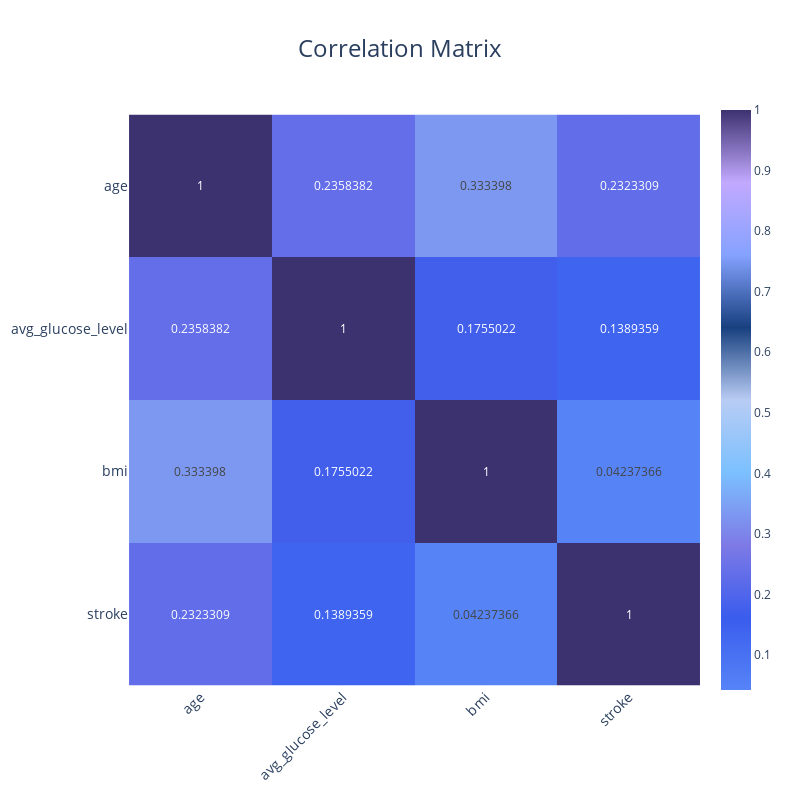

Notebook cell for this chart:
### Markdown cell above
While our analysis identified potential outliers, we opted to retain them due to limitations in our domain knowledge and the imbalanced nature of the dataset.  Instead, we've added a new feature indicating whether a data point is considered an outlier.

### Code cell
plot_correlation_matrix(stroke_df, numerical_features + ['stroke'], save_path="images/correlation_matrix.png")

### Figure 1 — Plotly figure (JSON) as saved in the notebook; plotly's stock layout.template omitted (floating-point values rounded to 4 significant figures)
{"data": [{"coloraxis": "coloraxis", "hovertemplate": "x: %{x}<br>y: %{y}<br>color: %{z}<extra></extra>", "name": "0", "texttemplate": "%{z}", "type": "heatmap", "x": ["age", "avg_glucose_level", "bmi", "stroke"], "xaxis": "x", "y": ["age", "avg_glucose_level", "bmi", "stroke"], "yaxis": "y", "z": [[1, 0.2358, 0.3334, 0.2323], [0.2358, 1, 0.1755, 0.1389], [0.3334, 0.1755, 1, 0.04237], [0.2323, 0.1389, 0.04237, 1]]}], "layout": {"coloraxis": {"colorscale": [[0, "#5684F7"], [0.125, "#3A5CED"], [0.25, "#7E7AE6"], [0.375, "#7BC0FF"], [0.5, "#B8CCF4"], [0.625, "#18407F"], [0.75, "#85A2FF"], [0.875, "#C2A9FF"], [1, "#3D3270"]]}, "height": 800, "margin": {"b": 100, "l": 100, "r": 100, "t": 100}, "title": {"font": {"size": 24}, "text": "Correlation Matrix", "x": 0.5, "xanchor": "center", "y": 0.95, "yanchor": "top"}, "width": 800, "xaxis": {"anchor": "y", "constrain": "domain", "domain": [0, 1], "scaleanchor": "y", "tickangle": -45, "tickfont": {"size": 14}, "title": {"font": {"size": 18}}}, "yaxis": {"anchor": "x", "autorange": "reversed", "constrain": "domain", "domain": [0, 1], "tickfont": {"size": 14}, "title": {"font": {"size": 18}}}}}
